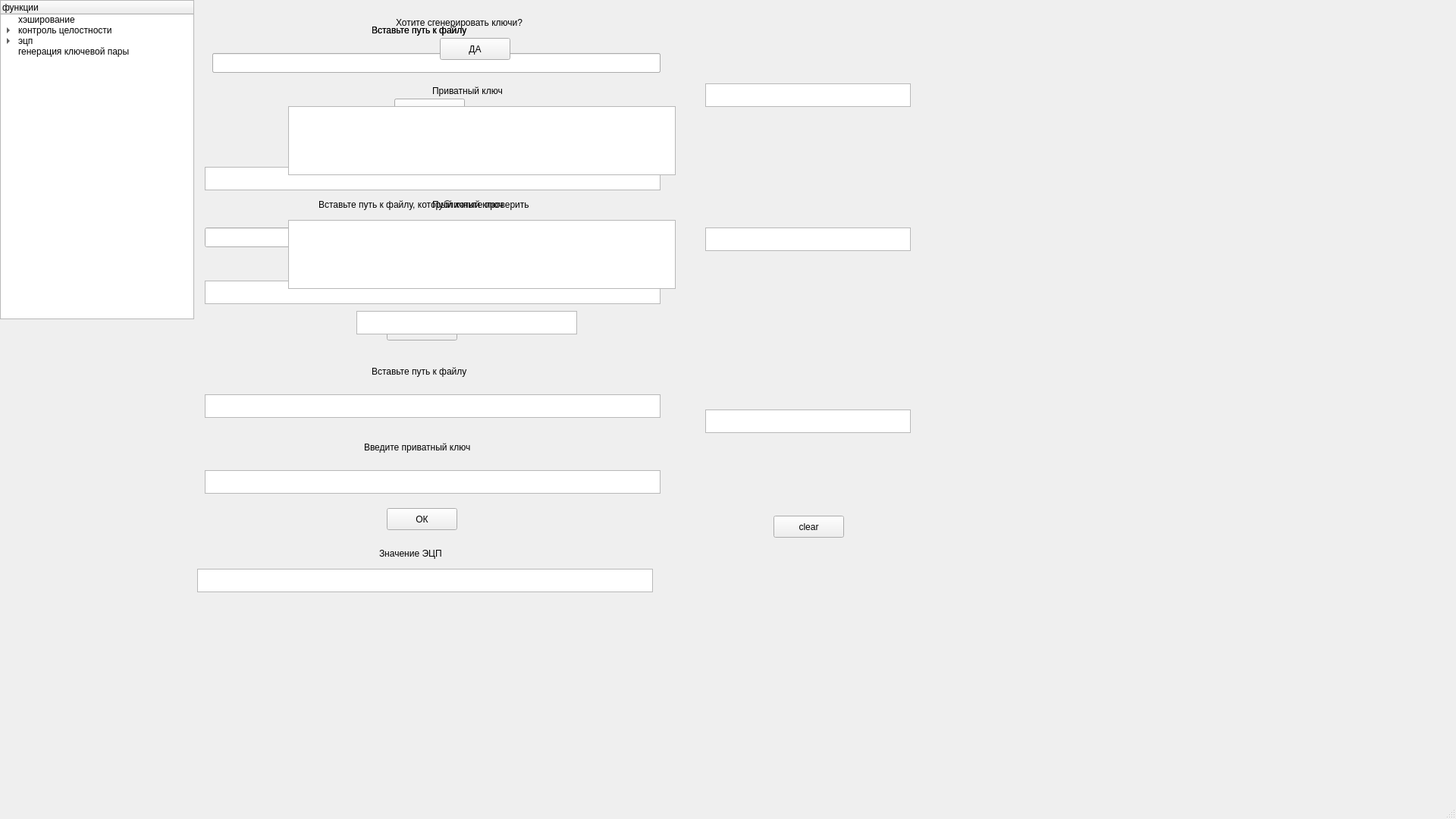
<?xml version="1.0" encoding="UTF-8"?>
<ui version="4.0">
 <class>MainWindow</class>
 <widget class="QMainWindow" name="MainWindow">
  <property name="geometry">
   <rect>
    <x>0</x>
    <y>0</y>
    <width>1920</width>
    <height>1080</height>
   </rect>
  </property>
  <property name="windowTitle">
   <string>MainWindow</string>
  </property>
  <widget class="QWidget" name="centralwidget">
   <widget class="QTreeWidget" name="treeWidget">
    <property name="geometry">
     <rect>
      <x>0</x>
      <y>0</y>
      <width>256</width>
      <height>421</height>
     </rect>
    </property>
    <column>
     <property name="text">
      <string>функции</string>
     </property>
    </column>
    <item>
     <property name="text">
      <string>хэширование</string>
     </property>
    </item>
    <item>
     <property name="text">
      <string>контроль целостности</string>
     </property>
     <item>
      <property name="text">
       <string>формирование файла</string>
      </property>
     </item>
     <item>
      <property name="text">
       <string>проверка файла</string>
      </property>
     </item>
    </item>
    <item>
     <property name="text">
      <string>эцп</string>
     </property>
     <item>
      <property name="text">
       <string>выработка значения ЭЦП</string>
      </property>
     </item>
     <item>
      <property name="text">
       <string>проверка значения ЭЦП</string>
      </property>
     </item>
    </item>
    <item>
     <property name="text">
      <string>генерация ключевой пары</string>
     </property>
    </item>
   </widget>
   <widget class="QLabel" name="label_file_path">
    <property name="enabled">
     <bool>true</bool>
    </property>
    <property name="geometry">
     <rect>
      <x>490</x>
      <y>30</y>
      <width>161</width>
      <height>20</height>
     </rect>
    </property>
    <property name="text">
     <string>Вставьте путь к файлу</string>
    </property>
   </widget>
   <widget class="QLineEdit" name="file_path">
    <property name="enabled">
     <bool>true</bool>
    </property>
    <property name="geometry">
     <rect>
      <x>280</x>
      <y>70</y>
      <width>591</width>
      <height>26</height>
     </rect>
    </property>
   </widget>
   <widget class="QPushButton" name="file_path_complete">
    <property name="enabled">
     <bool>true</bool>
    </property>
    <property name="geometry">
     <rect>
      <x>520</x>
      <y>130</y>
      <width>93</width>
      <height>29</height>
     </rect>
    </property>
    <property name="text">
     <string>ОК</string>
    </property>
   </widget>
   <widget class="QLabel" name="label_mac">
    <property name="enabled">
     <bool>true</bool>
    </property>
    <property name="geometry">
     <rect>
      <x>490</x>
      <y>30</y>
      <width>151</width>
      <height>20</height>
     </rect>
    </property>
    <property name="text">
     <string>Вставьте путь к файлу</string>
    </property>
   </widget>
   <widget class="QLineEdit" name="lineEdit_mac">
    <property name="enabled">
     <bool>true</bool>
    </property>
    <property name="geometry">
     <rect>
      <x>280</x>
      <y>70</y>
      <width>591</width>
      <height>26</height>
     </rect>
    </property>
   </widget>
   <widget class="QPushButton" name="pushButton_mac">
    <property name="enabled">
     <bool>true</bool>
    </property>
    <property name="geometry">
     <rect>
      <x>520</x>
      <y>130</y>
      <width>93</width>
      <height>29</height>
     </rect>
    </property>
    <property name="text">
     <string>ОК</string>
    </property>
   </widget>
   <widget class="QTextEdit" name="textEdit_hash">
    <property name="enabled">
     <bool>true</bool>
    </property>
    <property name="geometry">
     <rect>
      <x>280</x>
      <y>220</y>
      <width>591</width>
      <height>31</height>
     </rect>
    </property>
   </widget>
   <widget class="QTextEdit" name="textEdit_mac">
    <property name="enabled">
     <bool>true</bool>
    </property>
    <property name="geometry">
     <rect>
      <x>270</x>
      <y>220</y>
      <width>601</width>
      <height>31</height>
     </rect>
    </property>
   </widget>
   <widget class="QLabel" name="label_mac_check">
    <property name="enabled">
     <bool>true</bool>
    </property>
    <property name="geometry">
     <rect>
      <x>420</x>
      <y>260</y>
      <width>351</width>
      <height>20</height>
     </rect>
    </property>
    <property name="text">
     <string>Вставьте путь к файлу, который хотите проверить</string>
    </property>
   </widget>
   <widget class="QLineEdit" name="lineEdit_mac_check">
    <property name="enabled">
     <bool>true</bool>
    </property>
    <property name="geometry">
     <rect>
      <x>270</x>
      <y>300</y>
      <width>601</width>
      <height>26</height>
     </rect>
    </property>
   </widget>
   <widget class="QTextEdit" name="textEdit_mac_check">
    <property name="enabled">
     <bool>true</bool>
    </property>
    <property name="geometry">
     <rect>
      <x>930</x>
      <y>300</y>
      <width>271</width>
      <height>31</height>
     </rect>
    </property>
   </widget>
   <widget class="QPushButton" name="pushButton_mac_check">
    <property name="enabled">
     <bool>true</bool>
    </property>
    <property name="geometry">
     <rect>
      <x>510</x>
      <y>420</y>
      <width>93</width>
      <height>29</height>
     </rect>
    </property>
    <property name="text">
     <string>ОК</string>
    </property>
   </widget>
   <widget class="QLabel" name="label_hash_result">
    <property name="enabled">
     <bool>true</bool>
    </property>
    <property name="geometry">
     <rect>
      <x>510</x>
      <y>180</y>
      <width>111</width>
      <height>20</height>
     </rect>
    </property>
    <property name="text">
     <string>Хэш-значение</string>
    </property>
   </widget>
   <widget class="QTextEdit" name="textEdit_hashfile_was_complete">
    <property name="enabled">
     <bool>true</bool>
    </property>
    <property name="geometry">
     <rect>
      <x>930</x>
      <y>110</y>
      <width>271</width>
      <height>31</height>
     </rect>
    </property>
   </widget>
   <widget class="QLabel" name="label_mac_result">
    <property name="enabled">
     <bool>true</bool>
    </property>
    <property name="geometry">
     <rect>
      <x>450</x>
      <y>180</y>
      <width>281</width>
      <height>20</height>
     </rect>
    </property>
    <property name="text">
     <string>Значение файла контроля целостности</string>
    </property>
   </widget>
   <widget class="QTextEdit" name="textEdit_mac_file_complete">
    <property name="enabled">
     <bool>true</bool>
    </property>
    <property name="geometry">
     <rect>
      <x>930</x>
      <y>110</y>
      <width>271</width>
      <height>31</height>
     </rect>
    </property>
   </widget>
   <widget class="QLabel" name="label_mac_file_for_check">
    <property name="enabled">
     <bool>true</bool>
    </property>
    <property name="geometry">
     <rect>
      <x>420</x>
      <y>340</y>
      <width>341</width>
      <height>20</height>
     </rect>
    </property>
    <property name="text">
     <string>Вставьте путь к файлу контроля целостности</string>
    </property>
   </widget>
   <widget class="QTextEdit" name="textEdit_mac_for_check">
    <property name="enabled">
     <bool>true</bool>
    </property>
    <property name="geometry">
     <rect>
      <x>270</x>
      <y>370</y>
      <width>601</width>
      <height>31</height>
     </rect>
    </property>
   </widget>
   <widget class="QLabel" name="label_path_to_file_ecp">
    <property name="geometry">
     <rect>
      <x>490</x>
      <y>480</y>
      <width>161</width>
      <height>20</height>
     </rect>
    </property>
    <property name="text">
     <string>Вставьте путь к файлу</string>
    </property>
   </widget>
   <widget class="QTextEdit" name="textEdit_path_to_file_ecp">
    <property name="geometry">
     <rect>
      <x>270</x>
      <y>520</y>
      <width>601</width>
      <height>31</height>
     </rect>
    </property>
   </widget>
   <widget class="QLabel" name="label_key_for_ecp">
    <property name="geometry">
     <rect>
      <x>480</x>
      <y>580</y>
      <width>191</width>
      <height>20</height>
     </rect>
    </property>
    <property name="text">
     <string>Введите приватный ключ</string>
    </property>
   </widget>
   <widget class="QTextEdit" name="textEdit_key_for_ecp">
    <property name="geometry">
     <rect>
      <x>270</x>
      <y>620</y>
      <width>601</width>
      <height>31</height>
     </rect>
    </property>
   </widget>
   <widget class="QPushButton" name="pushButton_ok_ecp">
    <property name="geometry">
     <rect>
      <x>510</x>
      <y>670</y>
      <width>93</width>
      <height>29</height>
     </rect>
    </property>
    <property name="text">
     <string>ОК</string>
    </property>
   </widget>
   <widget class="QTextEdit" name="textEdit_ecp">
    <property name="geometry">
     <rect>
      <x>930</x>
      <y>540</y>
      <width>271</width>
      <height>31</height>
     </rect>
    </property>
   </widget>
   <widget class="QLabel" name="label_ecp_result">
    <property name="geometry">
     <rect>
      <x>500</x>
      <y>720</y>
      <width>111</width>
      <height>20</height>
     </rect>
    </property>
    <property name="text">
     <string>Значение ЭЦП</string>
    </property>
   </widget>
   <widget class="QTextEdit" name="textEdit_ecp_result">
    <property name="geometry">
     <rect>
      <x>260</x>
      <y>750</y>
      <width>601</width>
      <height>31</height>
     </rect>
    </property>
   </widget>
   <widget class="QLabel" name="label_key_gen">
    <property name="enabled">
     <bool>true</bool>
    </property>
    <property name="geometry">
     <rect>
      <x>522</x>
      <y>20</y>
      <width>211</width>
      <height>20</height>
     </rect>
    </property>
    <property name="text">
     <string>Хотите сгенерировать ключи?</string>
    </property>
   </widget>
   <widget class="QPushButton" name="pushButton_key_gen">
    <property name="enabled">
     <bool>true</bool>
    </property>
    <property name="geometry">
     <rect>
      <x>580</x>
      <y>50</y>
      <width>93</width>
      <height>29</height>
     </rect>
    </property>
    <property name="text">
     <string>ДА</string>
    </property>
   </widget>
   <widget class="QLabel" name="label_privkey">
    <property name="enabled">
     <bool>true</bool>
    </property>
    <property name="geometry">
     <rect>
      <x>570</x>
      <y>110</y>
      <width>131</width>
      <height>20</height>
     </rect>
    </property>
    <property name="text">
     <string>Приватный ключ</string>
    </property>
   </widget>
   <widget class="QTextEdit" name="textEdit_privkey">
    <property name="enabled">
     <bool>true</bool>
    </property>
    <property name="geometry">
     <rect>
      <x>380</x>
      <y>140</y>
      <width>511</width>
      <height>91</height>
     </rect>
    </property>
   </widget>
   <widget class="QLabel" name="label_pubkey">
    <property name="enabled">
     <bool>true</bool>
    </property>
    <property name="geometry">
     <rect>
      <x>570</x>
      <y>260</y>
      <width>131</width>
      <height>20</height>
     </rect>
    </property>
    <property name="text">
     <string>Публичный ключ</string>
    </property>
   </widget>
   <widget class="QTextEdit" name="textEdit_pubkey">
    <property name="enabled">
     <bool>true</bool>
    </property>
    <property name="geometry">
     <rect>
      <x>380</x>
      <y>290</y>
      <width>511</width>
      <height>91</height>
     </rect>
    </property>
   </widget>
   <widget class="QTextEdit" name="textEdit_keys_ok">
    <property name="enabled">
     <bool>true</bool>
    </property>
    <property name="geometry">
     <rect>
      <x>470</x>
      <y>410</y>
      <width>291</width>
      <height>31</height>
     </rect>
    </property>
   </widget>
   <widget class="QPushButton" name="pushButton_clear">
    <property name="geometry">
     <rect>
      <x>1020</x>
      <y>680</y>
      <width>93</width>
      <height>29</height>
     </rect>
    </property>
    <property name="text">
     <string>clear</string>
    </property>
   </widget>
  </widget>
  <widget class="QMenuBar" name="menubar">
   <property name="geometry">
    <rect>
     <x>0</x>
     <y>0</y>
     <width>1920</width>
     <height>26</height>
    </rect>
   </property>
  </widget>
  <widget class="QStatusBar" name="statusbar"/>
 </widget>
 <resources/>
 <connections/>
</ui>
